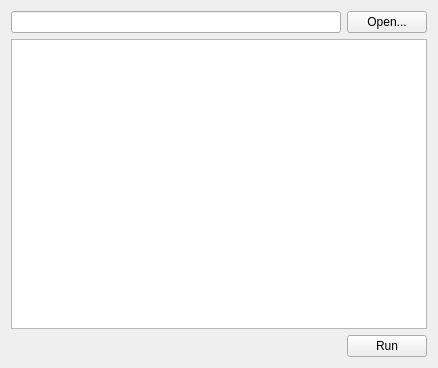
<?xml version="1.0" encoding="UTF-8"?>
<ui version="4.0">
 <class>ScriptingTab</class>
 <widget class="QWidget" name="ScriptingTab">
  <property name="geometry">
   <rect>
    <x>0</x>
    <y>0</y>
    <width>438</width>
    <height>368</height>
   </rect>
  </property>
  <property name="windowTitle">
   <string>Form</string>
  </property>
  <layout class="QVBoxLayout" name="verticalLayout">
   <item>
    <layout class="QHBoxLayout" name="horizontalLayout">
     <item>
      <widget class="QLineEdit" name="m_scriptPath"/>
     </item>
     <item>
      <widget class="QPushButton" name="m_openButton">
       <property name="text">
        <string>Open...</string>
       </property>
      </widget>
     </item>
    </layout>
   </item>
   <item>
    <widget class="QPlainTextEdit" name="m_scriptEdit">
     <property name="font">
      <font>
       <family>Monospace</family>
       <pointsize>8</pointsize>
      </font>
     </property>
    </widget>
   </item>
   <item>
    <layout class="QHBoxLayout" name="horizontalLayout_2">
     <item>
      <spacer name="horizontalSpacer">
       <property name="orientation">
        <enum>Qt::Horizontal</enum>
       </property>
       <property name="sizeHint" stdset="0">
        <size>
         <width>40</width>
         <height>20</height>
        </size>
       </property>
      </spacer>
     </item>
     <item>
      <widget class="QPushButton" name="m_runButton">
       <property name="minimumSize">
        <size>
         <width>0</width>
         <height>0</height>
        </size>
       </property>
       <property name="maximumSize">
        <size>
         <width>1677215</width>
         <height>16777215</height>
        </size>
       </property>
       <property name="text">
        <string>Run</string>
       </property>
      </widget>
     </item>
    </layout>
   </item>
  </layout>
 </widget>
 <resources/>
 <connections/>
</ui>
